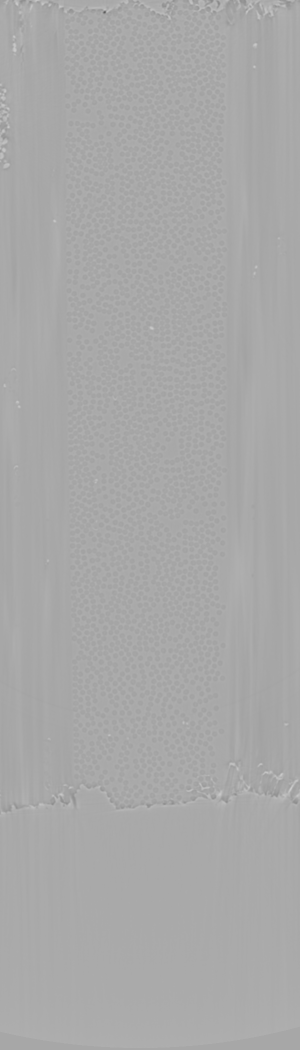
#> input picture data/T700-T-17/2DData/10N_slice_00009.tif, 600 x 2100 px (shown at 1/2 size)
$ jupyter execute --allow-errors segmfibre2D.ipynb
#> lines starting #> are read from the running program, lines starting #| are printed output that depends on the picture; long printed decimals are rounded
# Segment each fibre for 2D slice with trained UnetID
- Author: Rui Guo (KU Leuven), rui.guo1@kuleuven.be
- Date: July 11 2022

## Import packages

[cell 1]
import imlib as im
import pylib as py
import torchlib as tl
import torchsegnet as tn
import os
import imageio
import numpy as np
import time
import matplotlib.pyplot as plt
import cv2 as cv

## Path for output and pretained model

[cell 2]
# The path for the output results
output_dir = './output/T700-T-17/2DData/'
# The path for the trained net model
trainedNet_dir = './output/T700-T-17/model/visionary-disco-21/'

## Load the images

[cell 3]
dataset_folder = './data/T700-T-17/2DData/'
dataset_name = '10N_slice_00009.tif'

[cell 4]
dataset_file = os.path.join(dataset_folder + dataset_name)
origData = np.array([imageio.imread(dataset_file)])

[cell 5]
plt.figure()
print(origData.shape)
#| (1, 2100, 600)
print(np.max(origData))
#| 207
print(np.min(origData))
#| 83
print(np.mean(origData))
#| 168.270
print(np.std(origData))
#| 3.010

plt.imshow(origData[0,0:512,0:256], cmap='gray')
plt.show()
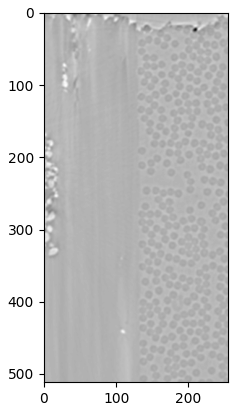
#> figure drawn by matplotlib, 1 panel

## Automatically segment fibre

[cell 6]
dataset            = origData[0]
#> dataset is the input picture: shape (2100, 600); min 83, max 207, mean 168.3
net_var            = 'UnetID'
output_dir         = output_dir
trainedNet_dir     = trainedNet_dir
dataset_name       = dataset_name # Default is segm_results_2D
checkpoint_id      = 'last_id' # or checkpoint_id=200
crop_input_shape   = (64,64,1)
constant_value     = 0 # This value is mainly used to consider the edge effects
out_threshold      = 0.5
pro_process        = True
postproc_param     =  {"method": "open", "kernel": "matlab_kernel(7)",
                       "iteration": 1, 'save_postproc_results':True} # Remove small artifacts
load_checkpoint    = False
load_trainingmodel = True

[cell 7]
start_t = time.time()
#> (the rest of this cell did not finish here and is left out)

## Visulize the results
The whole visulize area is the whole image

[cell 8]
img_size = origData[0].shape
#> img_size = (2100, 600)
print(origData[0].shape)
#| (2100, 600)
whole_visulize_area = [[0, img_size[0]], [0, img_size[1]]]
#> whole_visulize_area = [[0, 2100], [0, 600]]


$ run again, with data/T700-T-17/2DData/240N_slice_00000.tif copied over data/T700-T-17/2DData/10N_slice_00009.tif
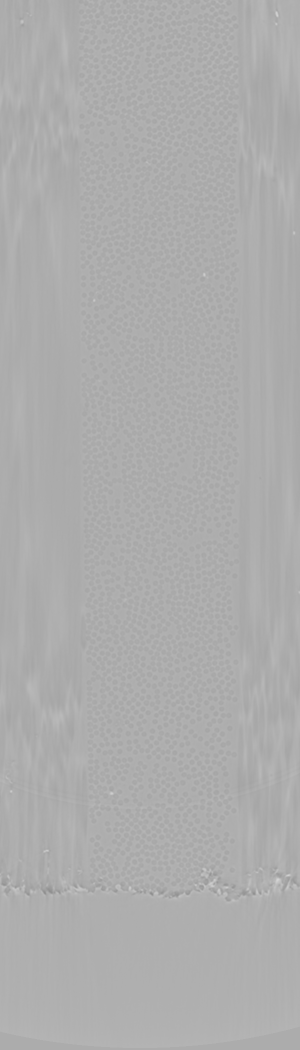
#> input picture data/T700-T-17/2DData/240N_slice_00000.tif, 600 x 2100 px (shown at 1/2 size)
#| (1, 2100, 600)
#| 214
#| 140
#| 172.718
#| 3.196
#> `plt.show()`:
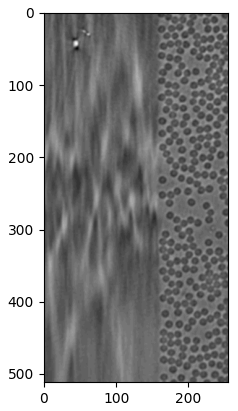
#> figure drawn by matplotlib, 1 panel
#> dataset is the input picture: shape (2100, 600); min 140, max 214, mean 172.7
#| (2100, 600)

$ run again, with data/T700-T-17/2DData/320N_slice_00000.tif copied over data/T700-T-17/2DData/10N_slice_00009.tif
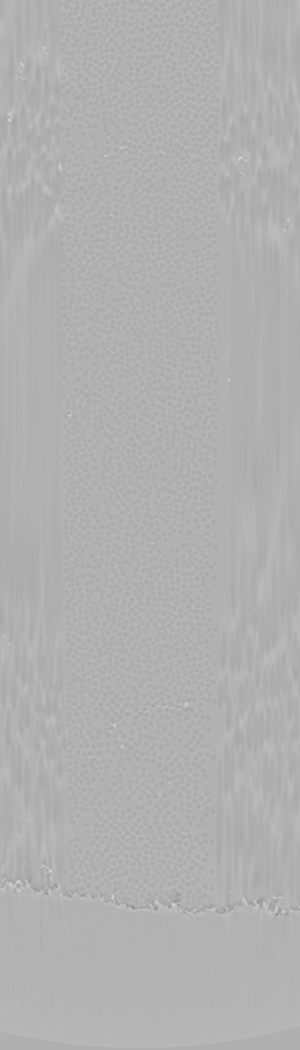
#> input picture data/T700-T-17/2DData/320N_slice_00000.tif, 600 x 2100 px (shown at 1/2 size)
#| (1, 2100, 600)
#| 217
#| 124
#| 176.405
#| 3.513
#> `plt.show()`:
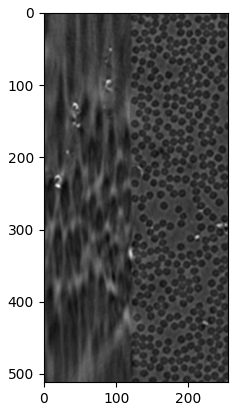
#> figure drawn by matplotlib, 1 panel
#> dataset is the input picture: shape (2100, 600); min 124, max 217, mean 176.4
#| (2100, 600)
